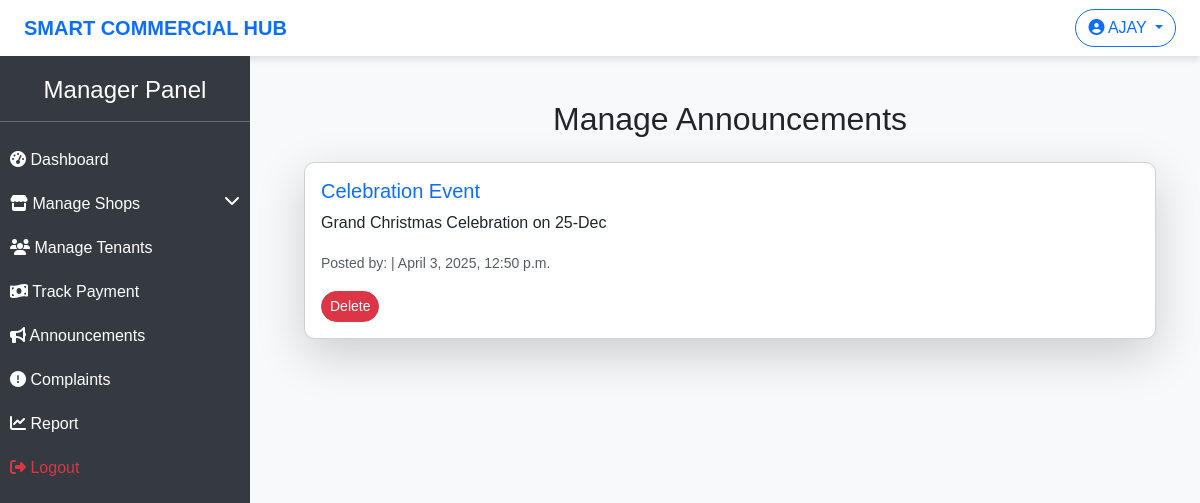
/manage-announcements/ (signed in), run on an earlier commit of the app's database.
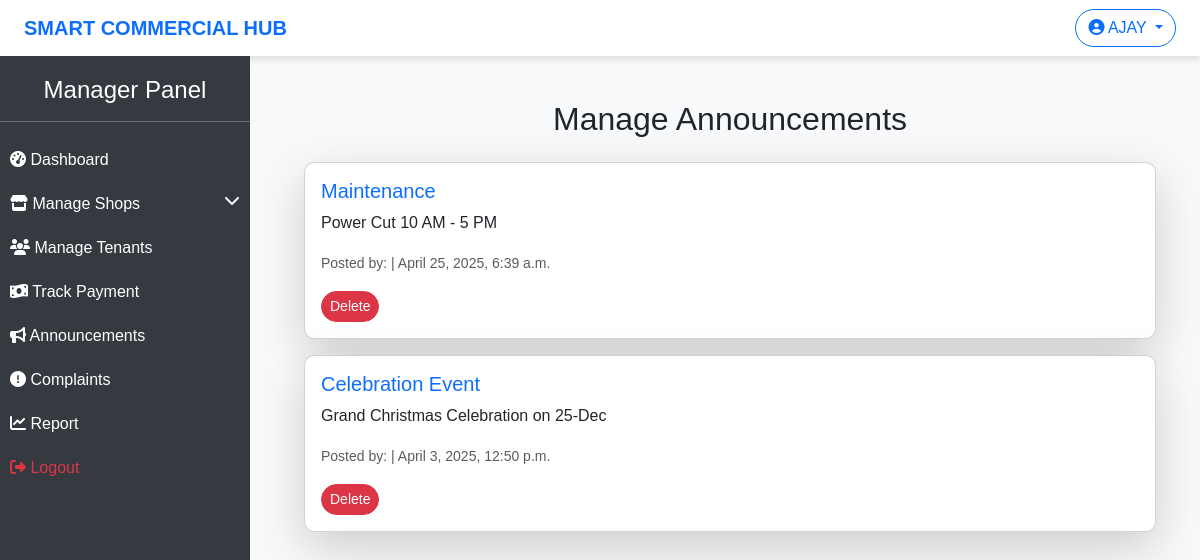
And on a later commit of the database.
### hub/models.py (models this page shows, shortened)
class Announcement(models.Model):
    id = models.AutoField(primary_key=True)
    title = models.CharField(max_length=100)
    message = models.CharField(max_length=255)
    published_by = models.ForeignKey(User, on_delete=models.SET_NULL, null=True, blank=True)
    status = models.CharField(max_length=10, choices=STATUS_CHOICES, default='draft')
    created_at = models.DateTimeField(auto_now_add=True)
    updated_at = models.DateTimeField(auto_now=True)
    published_at = models.DateTimeField(null=True, blank=True)

### hub/views.py (the view)
# urls.py: path("manage-announcements/", manage_announcements, name="manage_announcements"),
@login_required
def manage_announcements(request):
    announcements = Announcement.objects.all().order_by("-created_at")
    return render(request, "manager/manage_announcements.html", {"announcements": announcements})

### templates/manager/manage_announcements.html (shortened to what this page needs)
{% extends "manager/base.html" %}
{% block content %}
<div class="container">
    <h2 class="text-center my-4">Manage Announcements</h2>
    {% for announcement in announcements %}
    <div class="card shadow-lg mb-3">
        <div class="card-body">
            <h5 class="card-title text-primary">{{ announcement.title }}</h5>
            <p class="card-text">{{ announcement.message }}</p>
            <p class="text-muted"><small>Posted by: {{ announcement.posted_by.username }} | {{ announcement.created_at }}</small></p>
            <a href="{% url 'delete_announcement' announcement.id %}" class="btn btn-danger btn-sm">Delete</a>
        </div>
    </div>
    {% empty %}
    <p class="text-center text-muted">No announcements found.</p>
    {% endfor %}
</div>
{% endblock %}

What changed in the data, as far as the page shows it:
added Announcement: title "Maintenance", message "Power Cut 10 AM - 5 PM", created_at "April 25, 2025, 6:39 a.m."
